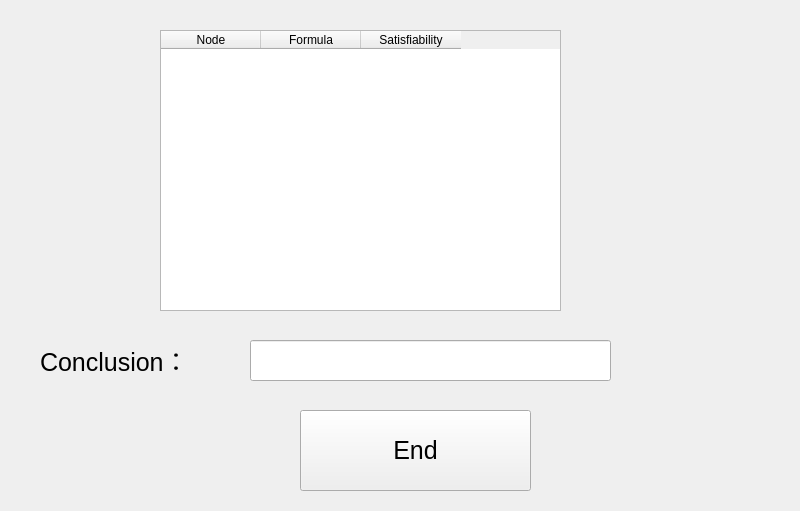
<?xml version="1.0" encoding="UTF-8"?>
<ui version="4.0">
 <class>tableaueli</class>
 <widget class="QWidget" name="tableaueli">
  <property name="geometry">
   <rect>
    <x>0</x>
    <y>0</y>
    <width>800</width>
    <height>511</height>
   </rect>
  </property>
  <property name="windowTitle">
   <string>Conclusion</string>
  </property>
  <widget class="QPushButton" name="pushButton">
   <property name="geometry">
    <rect>
     <x>300</x>
     <y>410</y>
     <width>231</width>
     <height>81</height>
    </rect>
   </property>
   <property name="font">
    <font>
     <pointsize>19</pointsize>
    </font>
   </property>
   <property name="text">
    <string>End</string>
   </property>
  </widget>
  <widget class="QTableWidget" name="tableWidget">
   <property name="geometry">
    <rect>
     <x>160</x>
     <y>30</y>
     <width>401</width>
     <height>281</height>
    </rect>
   </property>
   <column>
    <property name="text">
     <string>Node</string>
    </property>
   </column>
   <column>
    <property name="text">
     <string>Formula</string>
    </property>
   </column>
   <column>
    <property name="text">
     <string>Satisfiability</string>
    </property>
   </column>
  </widget>
  <widget class="QLabel" name="label">
   <property name="geometry">
    <rect>
     <x>40</x>
     <y>340</y>
     <width>181</width>
     <height>41</height>
    </rect>
   </property>
   <property name="font">
    <font>
     <pointsize>19</pointsize>
    </font>
   </property>
   <property name="text">
    <string>Conclusion：</string>
   </property>
  </widget>
  <widget class="QLineEdit" name="lineEdit">
   <property name="geometry">
    <rect>
     <x>250</x>
     <y>340</y>
     <width>361</width>
     <height>41</height>
    </rect>
   </property>
  </widget>
 </widget>
 <resources/>
 <connections/>
</ui>
